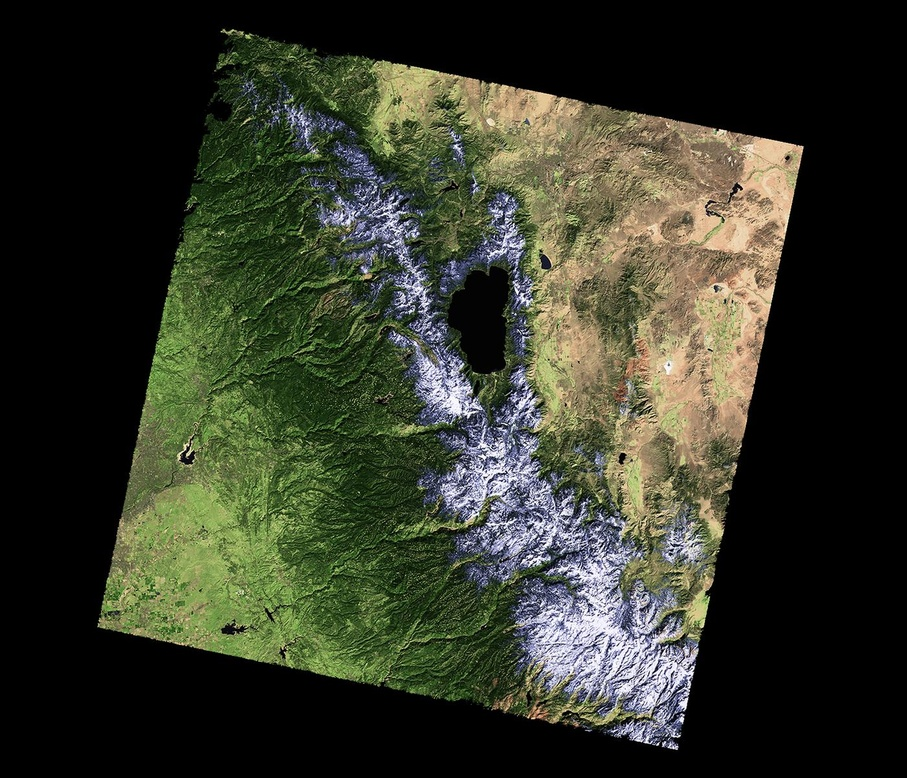
#> input picture Assignments/California.jpg, 907 x 778 px, shrunk from 1400 x 1200 before the run
$ python program32.py
#> lines starting #> are read from the running program, lines starting #| are printed output that depends on the picture
# Name: Andre Sealy
# Email: andre.sealy72@myhunter.cuny.edu
# Date: March 18th, 2024
# This program zooms in on an section of the image

import matplotlib.pyplot as plt

inputFile = input("Enter image file name: ")
#> the answer given: California.jpg
outputFile = input("Enter output file: ")
#> the answer given: out.png

img = plt.imread(inputFile)
#> img is the input picture: shape (778, 907, 3); mean R, G, B 52.6, 55.7, 41.4


height = img.shape[0]
#> height = 778
width = img.shape[1]
#> width = 907

img2 = img[height // 2 :, : width // 2]
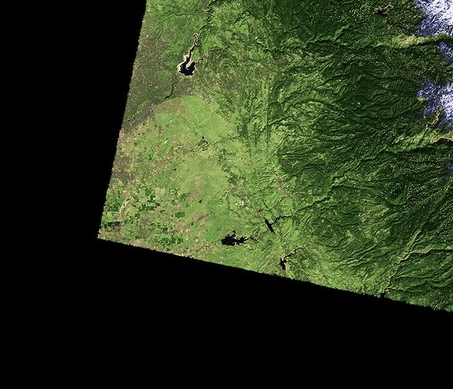
#> img2: shape (389, 453, 3); mean R, G, B 43.9, 54.7, 29.8

plt.imsave(outputFile, img2)
